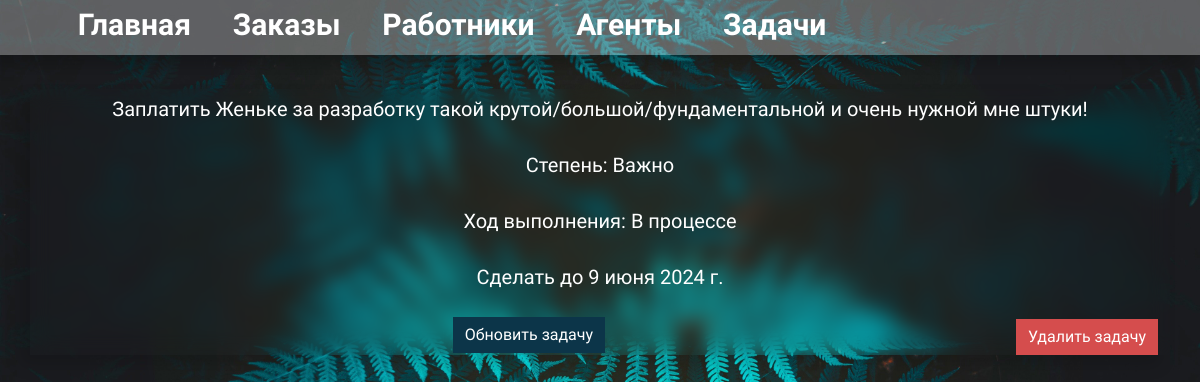
Page /money_calc/task/1 on the committed database.
### money_calc/models.py (models this page shows, shortened)
class Tasks(models.Model):
    id = models.AutoField(primary_key=True)
    created_data = models.DateTimeField(auto_now_add=True)
    publish_data = models.DateField(default=timezone.now, verbose_name='Дэдлайн')
    comment = models.TextField(max_length=350, verbose_name='Комментарий:')
    TYPE = [
        ('1', 'Не важно'),
        ('2', 'Средне'),
        ('3', 'Важно'),
    ]
    task_type = models.CharField(max_length=100, choices=TYPE, verbose_name='Степень важности:')
    STATUS = [
        ('1', 'Не начал'),
        ('2', 'В процессе'),
        ('3', 'Выполнил'),
    ]
    task_status = models.CharField(max_length=100, choices=STATUS, verbose_name='Статус выполнения:')
    class Meta:
        verbose_name = 'Задача'
        verbose_name_plural = 'Задачи'

### money_calc/views.py (the view)
# urls.py: path('task/<int:pk>', views.TaskDetailView.as_view(), name='tasks-task'),
class TaskDetailView(DetailView):
    model = Tasks
    template_name = 'money_calc/tasks-task.html'
    context_object_name = 'task'

### money_calc/templates/money_calc/tasks-task.html (shortened to what this page needs)
{% extends 'money_calc/layout.html' %}
{% block content %}
<div class="container">
    <div class="row">
        <div class="col-md-12 main-info">
            <p>{{ task.comment }}</p>
            <p>Степень: {{ task.get_task_type_display }}</p>
            <p>Ход выполнения: {{ task.get_task_status_display }}</p>
            <p>Сделать до {{ task.publish_data }}</p>
            <a href="{% url 'task-delete' task.id %}" class="btn btn-danger">Удалить задачу</a>
            <a href="{% url 'task-update' task.id %}" class="btn btn-info">Обновить задачу</a>
        </div>
    </div>
</div>
{% endblock %}

### money_calc/static/money_calc/style.css (style rules this page uses)
body { font-family: "Source Sans 3", sans-serif; font-optical-sizing: auto; font-weight: 400; font-style: normal; background-image: url('/static/money_calc/img/bg.jpg'); background-size: cover; color: #fff; }
a { text-decoration: none; }
.btn-info { border-radius: 0; background-color: #0c3549; border: none; color: #fff; }
.btn-danger { border-radius: 0; float: right; margin-top: 0.5%; background-color: #d54d4d; border: none; color: #fff; }
.main-info { margin-top: 3%; font-size: 20px; line-height: 40px; backdrop-filter: blur(10px); text-align: center; box-shadow: -10px 10px 15px rgb(0 0 0 / 15%); }

### rows in the picture
Tasks: comment "Заплатить Женьке за разработку такой крутой/большой/фундаментальной и очень нужной мне штуки!", task_type "Важно", task_status "В процессе", publish_data "9 июня 2024 г."
